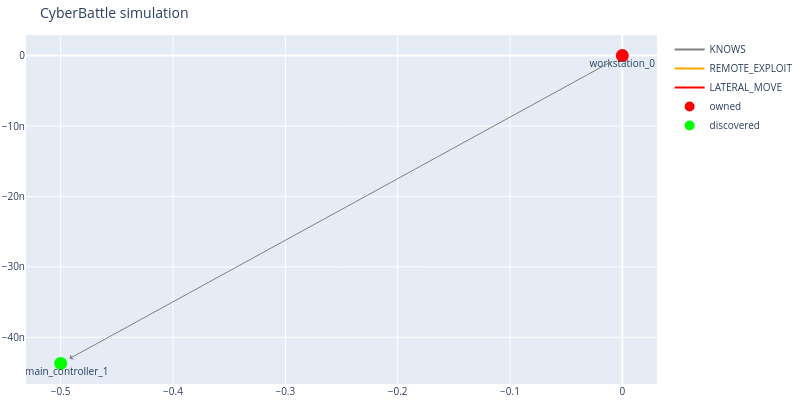

Notebook source saved alongside this figure:
### Code cell
outcome = c2.run_attack("workstation_0", "FindDomainControllers")
dbg.plot_discovered_network()
c2.print_all_attacks()

### Figure 1 — Plotly figure (JSON) as saved in the notebook; plotly's stock layout.template omitted (floating-point values rounded to 4 significant figures)
{"data": [{"line": {"color": "gray"}, "mode": "lines", "name": "KNOWS", "type": "scatter", "x": [0], "y": [0]}, {"line": {"color": "orange"}, "mode": "lines", "name": "REMOTE_EXPLOIT", "type": "scatter", "x": [0], "y": [0]}, {"line": {"color": "red"}, "mode": "lines", "name": "LATERAL_MOVE", "type": "scatter", "x": [0], "y": [0]}, {"hoverinfo": "text", "marker": {"color": "#D32F2E", "line": {"color": "rgb(255,0,0)", "width": 8}, "size": 5, "symbol": "circle-dot"}, "mode": "markers+text", "name": "owned", "text": ["workstation_0"], "textposition": "bottom center", "type": "scatter", "x": [0], "y": [0]}, {"hoverinfo": "text", "marker": {"color": "#0e9d00", "line": {"color": "rgb(0,255,0)", "width": 8}, "size": 5, "symbol": "circle-dot"}, "mode": "markers+text", "name": "discovered", "text": ["domain_controller_1"], "textposition": "bottom center", "type": "scatter", "x": [-0.5], "y": [-4.371e-08]}], "layout": {"annotations": [{"align": "center", "arrowcolor": "gray", "arrowhead": 1, "arrowsize": 1, "arrowwidth": 1, "ax": 0, "axref": "x", "ay": 0, "ayref": "y", "hovertext": "KNOWS", "opacity": 1, "showarrow": true, "standoff": 10, "startstandoff": 10, "x": -0.5, "xref": "x", "y": -4.371e-08, "yref": "y"}], "autosize": false, "font": {"size": 10}, "height": 400, "hovermode": "closest", "margin": {"b": 15, "l": 2, "r": 2, "t": 35}, "showlegend": true, "title": {"text": "CyberBattle simulation"}, "width": 800}}
